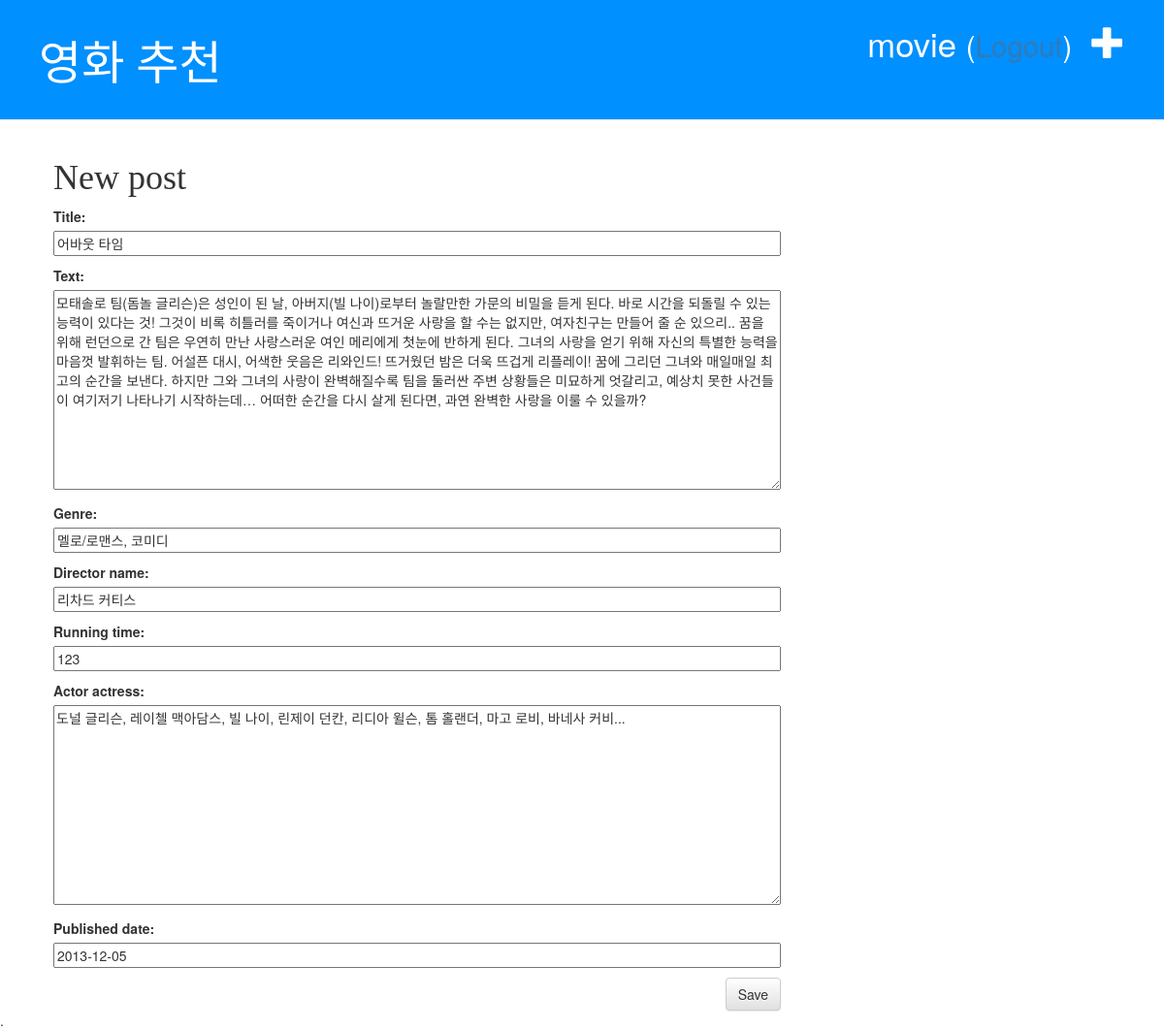
Screenshot of /blog/post/4/edit/ (signed in) with the database file from the repository.
### blog/models.py (models this page shows, shortened)
class Post(models.Model):
    title = models.CharField(max_length=100)
    text = models.TextField()
    genre = models.CharField(max_length=100)
    director_name = models.CharField(max_length=100)
    running_time = models.IntegerField()
    actor_actress = models.TextField()
    published_date = models.DateField()

### blog/views.py (the view)
# urls.py: path('post/<int:pk>/edit/', views.post_edit, name='post_edit'),
@login_required
def post_edit(request, pk):
    post = get_object_or_404(Post, pk=pk)
    if request.method == 'POST':
        form = PostModelForm(request.POST, instance=post)
        if form.is_valid():
            blog_ = post.save()
            return redirect('post_detail', pk=blog_.pk)
    else:
        form = PostModelForm(instance=post)
    return render(request, 'blog/post_edit.html', {'form': form})

### blog/forms.py
class PostModelForm(forms.ModelForm):
    class Meta:
        model = Post
        fields = ('title', 'text', 'genre', 'director_name', 'running_time', 'actor_actress', 'published_date', )

### blog/templates/blog/post_edit.html (shortened to what this page needs)
{% extends 'blog/base.html' %}
{% block content %}
    <h1>New post</h1>
    <form method="post" class="post-form">
        {{ form.as_p }}
        <button type="submit" class="save btn btn-default">Save</button>
    </form>
{% endblock %}

### blog/templates/blog/base.html (shortened to what this page needs)
<!DOCTYPE html>
{% load static %}
<html lang="ko">
<head>
    <link rel="stylesheet" href="https://maxcdn.bootstrapcdn.com/bootstrap/3.3.2/css/bootstrap.min.css">
    <link rel="stylesheet" href="https://maxcdn.bootstrapcdn.com/bootstrap/3.3.2/css/bootstrap-theme.min.css">
    <link rel="stylesheet" href="{% static 'css/blog.css' %}">
    </head>
<body>
    <div class="page-header">
        {% if user.is_authenticated %}
            <a href="{% url 'post_new' %}" class="top-menu">
                <span class="glyphicon glyphicon-plus"></span>
            </a>
            <p class="top-menu"> {{ user.username }}
                <small>
                (<a href="{% url 'logout' %}?next={{request.path}}">Logout</a>)
                </small>
            </p>
        {% else %}
            <a href="{% url 'login' %}" class="top-menu">
                <span class="glyphicon glyphicon-lock"></span>
            </a>
        {% endif %}
        <h1><a href="{% url 'post_list' %}">영화 추천</a></h1>
    </div>
    <div class="content container">
        <div class="row">
            <div class="col-md-8">
                {% block content %}
                {% endblock %}
            </div>
        </div>
    </div>.
</body>
</html>

### blog/static/css/blog.css (style rules this page uses)
.page-header { background-color: #0090ff; margin-top: 0; padding: 20px 20px 20px 40px; }
.page-header h1, .page-header h1 a, .page-header h1 a:visited, .page-header h1 a:active { color: #ffffff; font-size: 36pt; text-decoration: none; font-family: Malgun Godick; }
.content { margin-left: 40px; }
h1, h2, h3, h4 { font-family: 'Malgun Godick', cursive; }
.save { float: right; }
.post-form textarea, .post-form input { width: 100%; }
.top-menu, .top-menu:hover, .top-menu:visited { color: #ffffff; float: right; font-size: 26pt; margin-right: 20px; }

### rows the page displays
Post: title "어바웃 타임", text "모태솔로 팀(돔놀 글리슨)은 성인이 된 날, 아버지(빌 나이)로부터 놀랄만한 가문의 비밀을 듣게 된다. 바로 시간을 되돌릴 수 있는 능력이 있다는 것! 그것이 비록 히틀러를 죽이거나 여신과 뜨거운 사랑을 할 수는 없지만, 여자친구는 만들어 줄 순 있으리.. 꿈을 위해 런던으로 간 팀은 우연히 만난 사랑스러운 여인 메리에게 첫눈에 반하게 된다. 그녀의 사랑을 얻기 위해 자신의 특별한 능력을 마음껏 발휘하는 팀. 어설픈 대시, 어색한 웃음은 리와인드! 뜨거웠던 밤은 더욱 뜨겁게 리플레이! 꿈에 그리던 그녀와 매일매일 최고의 순간을 보낸다. 하지만 그와 그녀의 사랑이 완벽해질수록 팀을 둘러싼 주변 상황들은 미묘하게 엇갈리고, 예상치 못한 사건들이 여기저기 나타나기 시작하는데… 어떠한 순간을 다시 살게 된다면, 과연 완벽한 사랑을 이룰 수 있을까?", genre "멜로/로맨스, 코미디", director_name "리차드 커티스", running_time "123", actor_actress "도널 글리슨, 레이첼 맥아담스, 빌 나이, 린제이 던칸, 리디아 윌슨, 톰 홀랜더, 마고 로비, 바네사 커비...", published_date "2013-12-05"

### other values shown
{{ user.username }} "movie"
